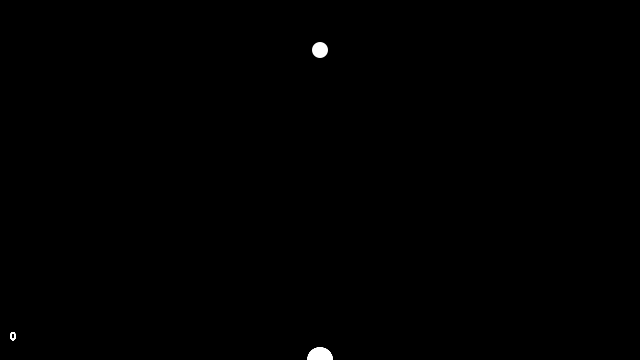
Frame 1 (no input)
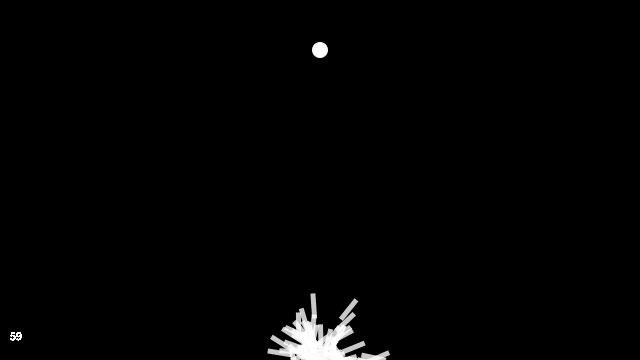
Frame 60 (the mouse pressed at the canvas centre just before this capture)
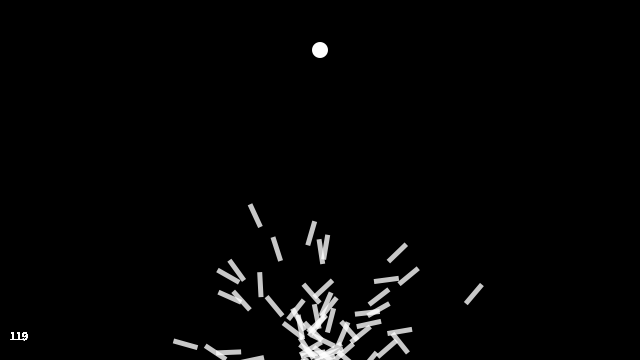
Frame 120 (the mouse held since frame 60 and released just before this capture)

The Processing sketch that drew these frames (run headless with seeded random() and noise(); from frame 60 on, the mouse is pressed at the canvas centre):

// Processing sketch: Smart_Rocket
// ── Smart_Rocket.pde
Population population;
int lifespan = 200;
int count = 0;
PVector target;

void setup() {
  size(640, 360);
  population = new Population();
  target = new PVector(width/2,50);
}

void draw() {
  background(0);

  population.run();
  count++;

  if (count == lifespan) {
    count = 0;
    population = new Population();
  }
  fill(255);
  noStroke();
  ellipse(target.x,target.y,16,16);
}
// ── DNA.pde
class DNA {
  PVector[] genes;
  

  DNA() {
    genes = new PVector[lifespan];

    for (int i=0; i<lifespan; i++) {
      genes[i] = PVector.random2D();
      genes[i].setMag(0.1);
    }
  }
}
// ── Population.pde
class Population {
  Rocket[] rocket;
  int totalPopulation = 100;

  Population() {
    rocket = new Rocket[totalPopulation];  
    for (int i=0; i<totalPopulation; i++) {
      rocket[i] = new Rocket();
    }
  }

  void run() {
    for (Rocket r : rocket) {
      r.update();
      r.display();
    }
  }
}
// ── Rocket.pde
class Rocket {

  PVector location;
  PVector velocity;
  PVector acceleration;
  DNA dna;

  Rocket() {
    location = new PVector(width/2, height);
    velocity = new PVector(0, 0);
    acceleration = new PVector(0, 0);    
    dna = new DNA();
  }

  void applyForce(PVector force) {
    acceleration.add(force);
  }

  void update() {
    applyForce(dna.genes[count]);

    velocity.add(acceleration);
    location.add(velocity);
    acceleration.mult(0);
  }

  void display() {
    pushMatrix();
    translate(location.x, location.y);
    rotate(velocity.heading());
    rectMode(CENTER);
    fill(255, 200);
    noStroke();
    rect(0, 0, 25, 5);
    popMatrix();

    text(count, 10, height-20);
  }
}
